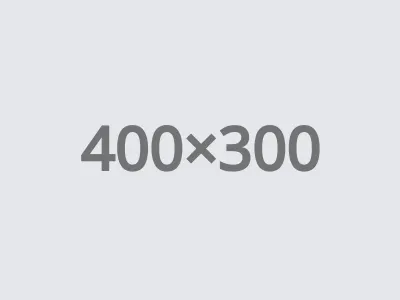
#> input picture frontend/img/other-placeholder.png, 400 x 300 px
$ python -i pipeline_controller.py   (imports and definitions only)
#> lines starting #> are read from the running program, lines starting #| are printed output that depends on the picture; after the words box and inside, x2 and y2 are one past the last pixel; in counts of white or black regions, pixels touching at a corner belong together
#> further down, picture is the input picture: shape (300, 400, 3); mean B, G, R 230.1, 226.2, 224.3
### backend/app/norm.py
import cv2
import av
import numpy as np
from app import cv2_utils

# [30 lines left out: functions minmax_norm, histogram_equalization, not called in this run]


def clahe(frame: np.ndarray, clipLimit: float = 2.0, tileGridSize: tuple = (8,8)) -> np.ndarray | None:
    """
    La CLAHE (Contrast Limited Adaptive Histogram Equalization) è l'evoluzione "intelligente" dell'equalizzazione standard.
    Lavora su piccole porzioni locali invece che sull'intera immagine.

    Se l'immagine è già in grayscale, non la converte.
    """
    # Controlla se l'immagine è già in grayscale (2 dimensioni)
    if len(frame.shape) == 3 and frame.shape[2] == 3:
        # Converti in grayscale solo se è un'immagine a colori
        frame = cv2.cvtColor(frame, cv2.COLOR_BGR2GRAY)

    clahe_obj = cv2.createCLAHE(clipLimit, tileGridSize)
    return clahe_obj.apply(frame)

### backend/app/pipeline_controller.py
import cv2
import numpy as np
from app import cv2_utils, norm
from app.roi_controller import ROI

PARAMS = {
    "bg_blur_size": 101,
    "canny_low": 0,
    "canny_high": 0,
    "bilateral_d": 5,
    "bilateral_sigma_color": 50,
    "bilateral_sigma_space": 1,
    "morph_kernel_size": 3,
    "morph_iterations": 2,
    "min_area": 5000,
    "min_circularity": 0.10,
}


def ensure_odd(v: int) -> int:
    """OpenCV richiede kernel di dimensione dispari."""
    v = max(1, int(v))
    return v if v % 2 == 1 else v + 1


# [7 lines left out: function contour_circularity, not called in this run]


#-------------------------------------

def pipeline(img: np.ndarray) -> np.ndarray | None:
    """
    HPF → CLAHE → Canny → closing
    restituisce l'immgaine binaria da cui estrarre i contorni
    """
    bg_blur = ensure_odd(PARAMS["bg_blur_size"])
    gray = cv2.cvtColor(img, cv2.COLOR_BGR2GRAY)

    # Stima e rimozione dello sfondo
    background = cv2.GaussianBlur(gray, (bg_blur, bg_blur), 0)
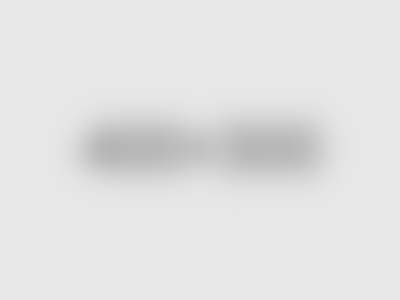
#> background: shape (300, 400); min 181, max 231, mean 226.2
    no_bg = cv2.subtract(gray, background)
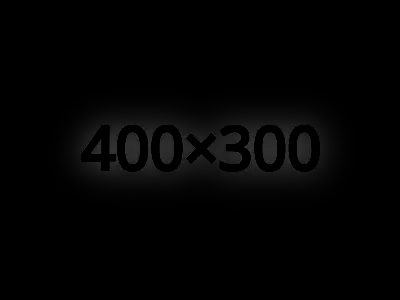
#> no_bg: shape (300, 400); min 0, max 58, mean 3.1

    # Aumento del contrasto
    enhanced = norm.clahe(no_bg, 3.0, (8, 8))
#> in clahe, `return clahe_obj.apply(frame)`:
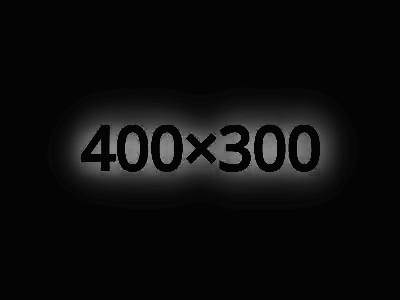
#> returned value: shape (300, 400); min 4, max 146, mean 12.5

    # Rilevamento bordi
    edges = cv2.Canny(enhanced, PARAMS["canny_low"], PARAMS["canny_high"])
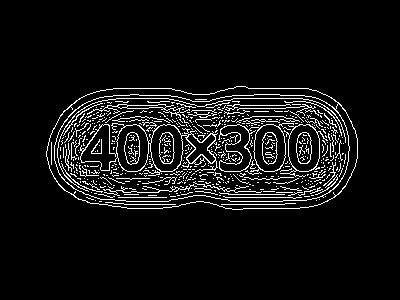
#> edges: shape (300, 400); 6.9% white in thin lines or dots, all inside (x1, y1, x2, y2) = (46, 86, 358, 210)

    # Chiusura dei bordi aperti
    kernel = np.ones((ensure_odd(PARAMS["morph_kernel_size"]),) * 2, np.uint8)
    edges_closed = cv2.morphologyEx(
        edges, cv2.MORPH_CLOSE, kernel, iterations=int(PARAMS["morph_iterations"])
    )
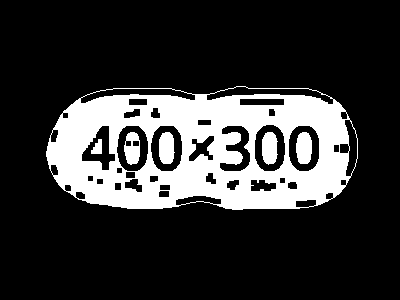
#> edges_closed: shape (300, 400); 20.8% white; 6 white regions, box (x1, y1, x2, y2) and area: (46, 86, 358, 210) 23176, (296, 132, 312, 164) 433, (262, 132, 278, 165) 431, (159, 132, 175, 164) 429, (124, 132, 140, 165) 377, (91, 139, 102, 154) 115
    return edges_closed


# [37 lines left out: functions find_valid_contours, extract_rois, not called in this run]

>>> import cv2
>>> picture = cv2.imread('../../frontend/img/other-placeholder.png')
>>> result = pipeline(picture)

$ run again, on frontend/img/placeholder.png
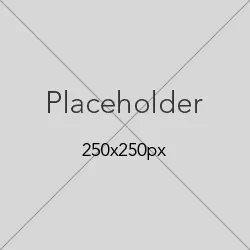
#> input picture frontend/img/placeholder.png, 250 x 250 px
#> picture is the input picture: shape (250, 250, 3); mean B, G, R 211.4, 211.4, 211.4
#> in pipeline, `edges = cv2.Canny(enhanced, PARAMS["canny_low"], PARAMS["canny_high"])`:
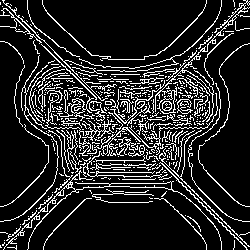
#> edges: shape (250, 250); 15.1% white in thin lines or dots
#> in pipeline, `edges_closed = cv2.morphologyEx( edges, cv2.MORPH_CLOSE, kernel, itera..`:
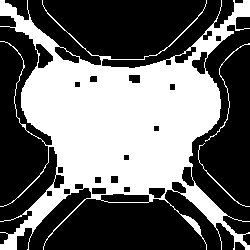
#> edges_closed: shape (250, 250); 41.3% white; 3 white regions, box (x1, y1, x2, y2) and area: (0, 0, 250, 250) 25562, (205, 43, 250, 142) 140, (198, 143, 250, 207) 107

$ run again, on frontend/img/wide-placeholder.png
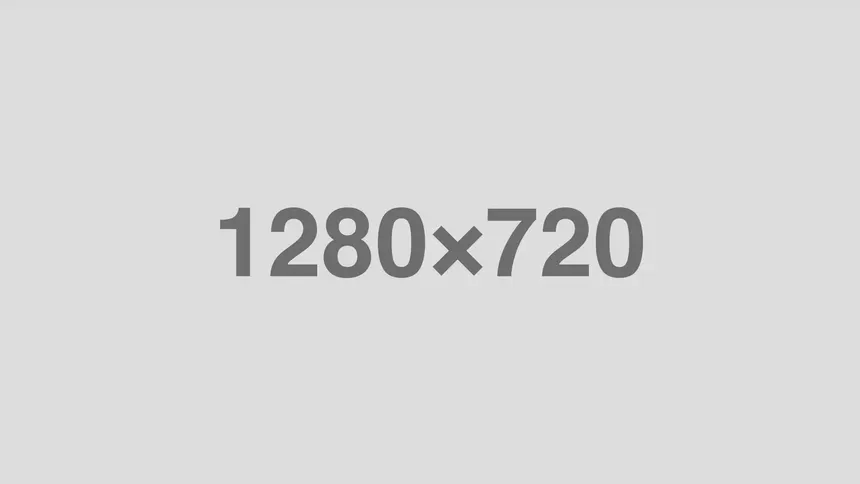
#> input picture frontend/img/wide-placeholder.png, 860 x 484 px
#> picture is the input picture: shape (484, 860, 3); mean B, G, R 217.4, 217.4, 217.4
#> in pipeline, `edges = cv2.Canny(enhanced, PARAMS["canny_low"], PARAMS["canny_high"])`:
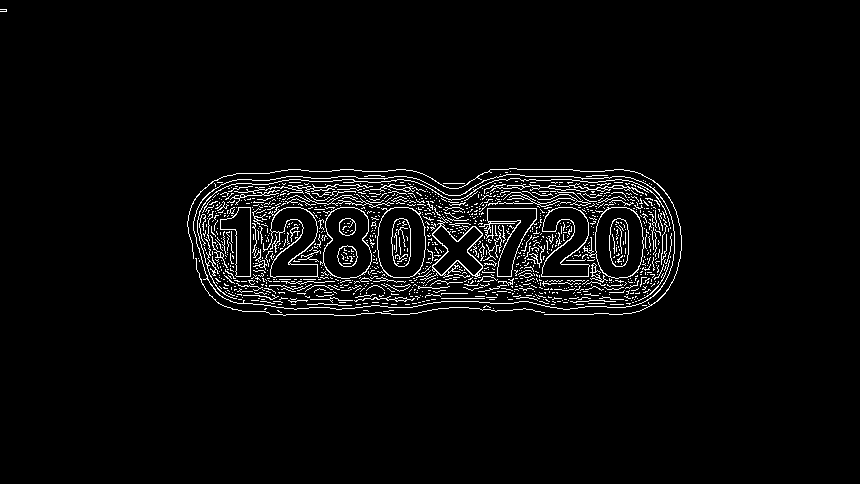
#> edges: shape (484, 860); 3.6% white in thin lines or dots, all inside (x1, y1, x2, y2) = (0, 9, 682, 316)
#> in pipeline, `edges_closed = cv2.morphologyEx( edges, cv2.MORPH_CLOSE, kernel, itera..`:
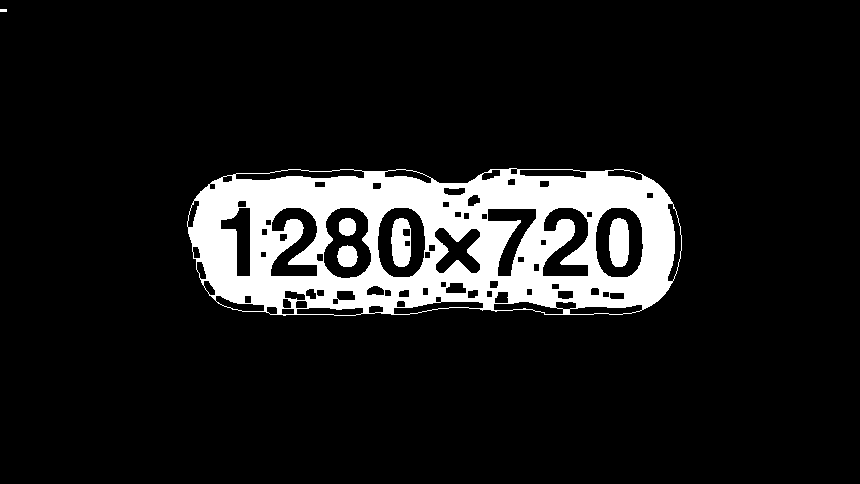
#> edges_closed: shape (484, 860); 11% white; 6 white regions, box (x1, y1, x2, y2) and area: (187, 168, 682, 316) 43642, (609, 218, 629, 267) 848, (391, 218, 411, 267) 768, (337, 245, 358, 267) 360, (339, 218, 356, 236) 257, (0, 9, 7, 12) 21
